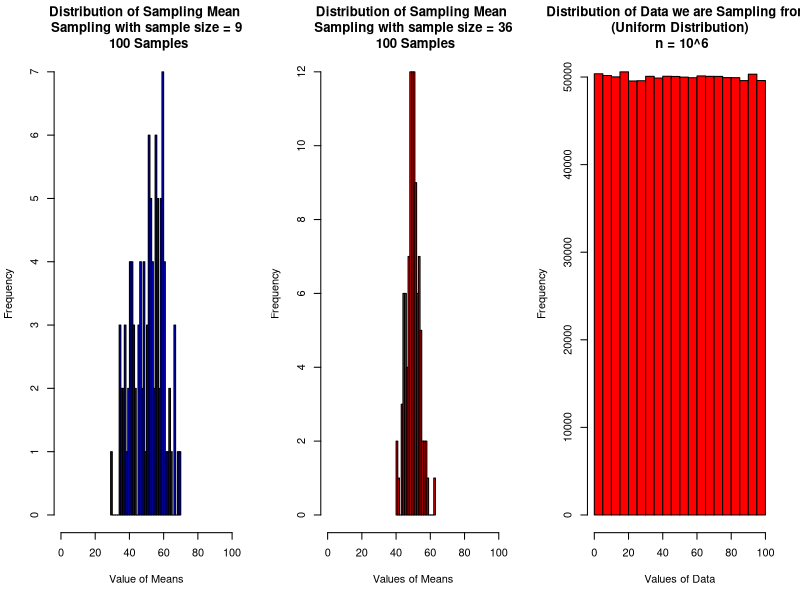

Here is the R script that generated this plot:
mt.mat <- matrix(ncol = 9,nrow = 100)
for (i in 1:100) {
  mt.mat[i,] <- runif(9,0,100)
  #mt.mat[i,] <- rpois(7,100)
}#random sampling from 0-100

means_nine.vec <- apply(mt.mat,1,mean)

mt_2.mat <- matrix(ncol = 50,nrow = 100)
for (i in 1:100) {
  mt_2.mat[i,] <- runif(50,0,100)
  #mt_2.mat[i,] <- rpois(7,100)
}#random sampling from 0-100

means_fifty.vec <- apply(mt_2.mat,1,mean)
unif.vec <- runif(10^6,0,100)

par(mfrow = c(1,3))
hist(means_nine.vec,xlim = c(0,100),col = 'blue',main = "Distribution of Sampling Mean \n Sampling with sample size = 9 \n 100 Samples",xlab = "Value of Means",breaks = 30)
hist(means_fifty.vec,xlim = c(0,100),col = 'red', main = "Distribution of Sampling Mean \n Sampling with sample size = 36 \n 100 Samples",xlab = "Values of Means",breaks = 30)
hist(unif.vec,xlim = c(0,100),col = 'red', main = "Distribution of Data we are Sampling from \n (Uniform Distribution) \n n = 10^6",xlab = "Values of Data",breaks = 30)

